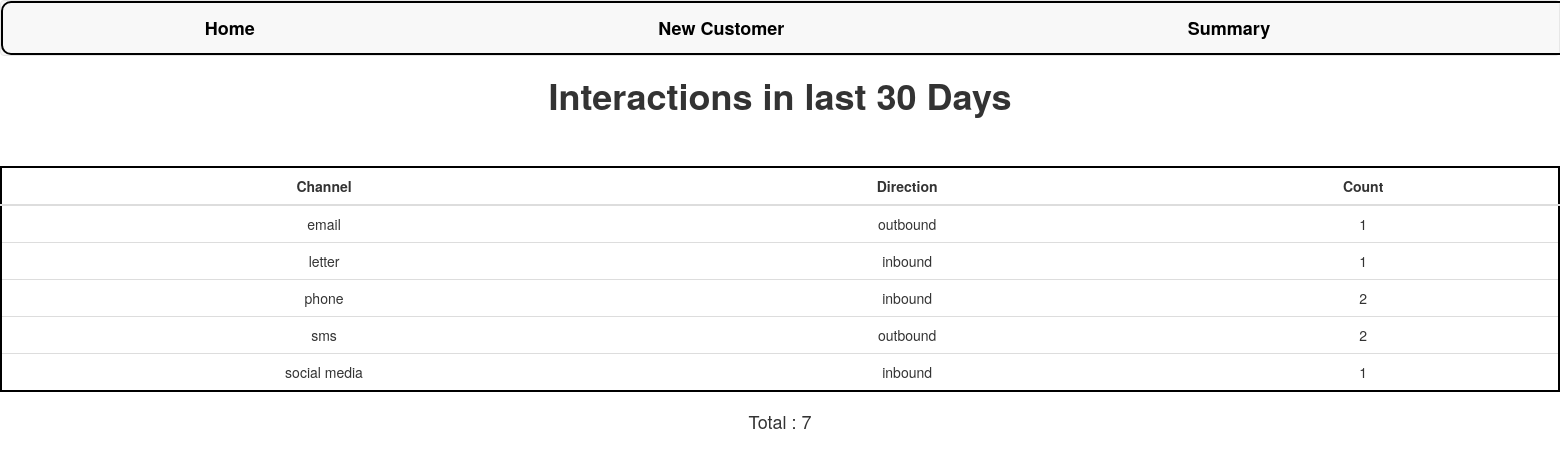
The page /summary/ on the database its author committed.
### customer360/models.py (models this page shows)
class Interaction(models.Model):
    CHANNEL_CHOICES = [
        ('phone', 'Phone'),
        ('sms', 'SMS'),
        ('email', 'Email'),
        ('letter', 'Letter'),
        ('social media', 'social media'),
    ]
    DIRECTION_CHOICES = [
        ('inbound', 'Inbound'),
        ('outbound', 'Outbound'),
    ]
    customer = models.ForeignKey(Customer, on_delete=models.CASCADE)
    channel = models.CharField(max_length=15, choices=CHANNEL_CHOICES)
    direction = models.CharField(max_length=10, choices=DIRECTION_CHOICES)
    interaction_date = models.DateField(auto_now_add=True)
    summary = models.TextField()

### customer360/views.py (the view)
# urls.py: path('summary/',views.summary,name='summary'),
def summary(request):
    thirty_days_ago = date.today() - timedelta(days=30)
    interactions = Interaction.objects.filter(interaction_date__gte=thirty_days_ago)
    count = len(interactions)
    interactions = interactions.values("channel","direction").annotate(count=Count('channel'))
    context={
                "interactions":interactions,
                "count":count
             }
    return render(request,"summary.html",context=context)

### customer360/templates/summary.html
{% extends 'base.html' %}
{% load static %}
{% block content %}
<html>
    <body>
        <h1> Interactions in last 30 Days  </h1>
        {% if not interactions %}
            <p> there are no interactions in the last 30 days <p>
        {% else %}
            <table class="table">
                <thead>
                    <tr>
                        <th>Channel</th>
                        <th>Direction</th>
                        <th>Count</th>
                    </tr>
                </thead>
                <tbody>
                    {% for interaction in interactions %}
                        <tr>
                            <td>{{ interaction.channel }}</td>
                            <td>{{ interaction.direction }}</td>
                            <td> {{ interaction.count }} </td>
                        </tr>
                    {% endfor %}
                </tbody>
            </table>
            <h4> Total : {{ count }} </h4>
        {% endif %}
    </body>
</html>
{% endblock content %}

### static/css/main.css (style rules this page uses)
body { text-align: center; margin: auto; }
h1,p { font-weight: bold; }
table { margin: auto; border: 2px solid #000000; margin-top: 50px; border-radius: 15px; background-color: white; text-align: center; }
th { text-align: center; }

### rows shown on the page
Interaction: channel "email", direction "outbound", count "1"
Interaction: channel "letter", direction "inbound", count "1"
Interaction: channel "social media", direction "inbound", count "1"

### other values the page prints
{{ interaction.channel }} "phone" "sms"
{{ interaction.direction }} "inbound" "outbound"
{{ interaction.count }} "2" "2"
{{ count }} "7"
